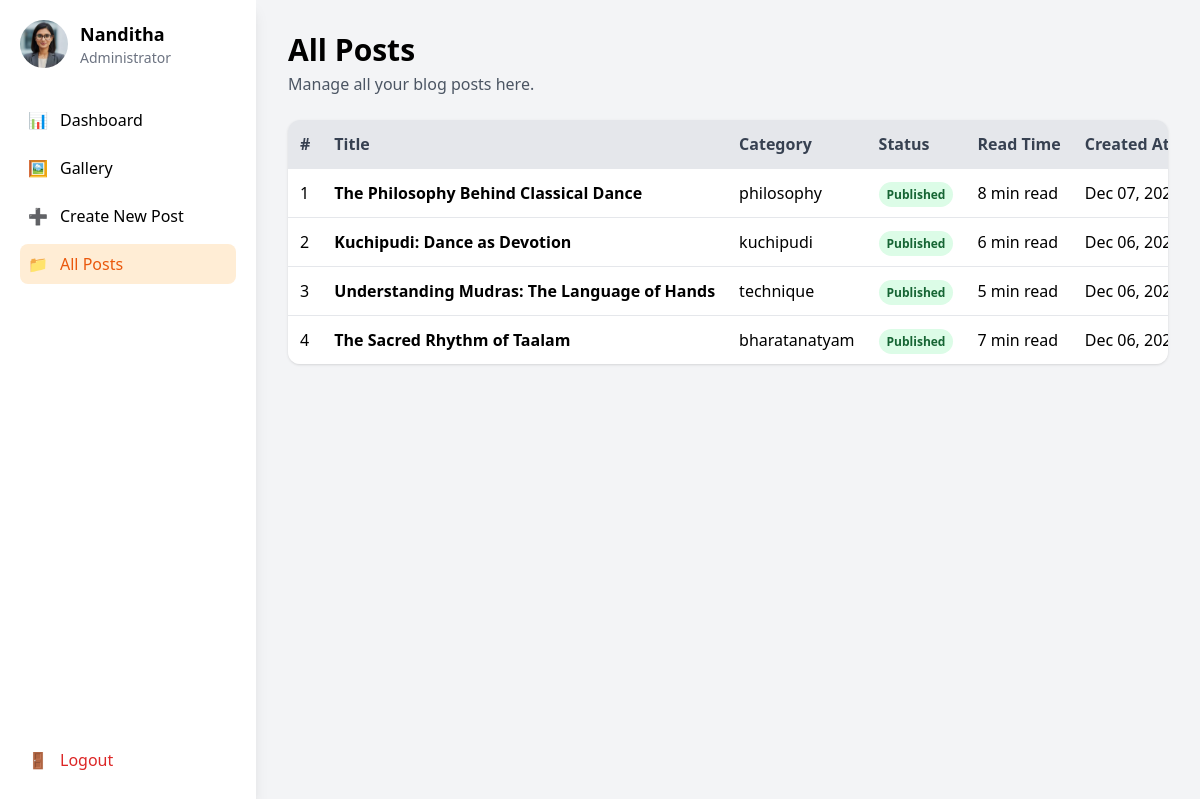
Page /myadmin/all-posts/ (signed in) on the committed database.
### frontend/models.py (models this page shows, shortened)
class Post(models.Model):
    STATUS_CHOICES = [
        ('draft', 'Draft'),
        ('published', 'Published'),
    ]
    title = models.CharField(max_length=255)
    excerpt = models.TextField(null=True, blank=True)
    content = models.TextField(null=True, blank=True)
    category = models.CharField(max_length=100, null=True, blank=True)
    image = models.ImageField(upload_to='blog_images/', null=True, blank=True)
    read_time = models.CharField(max_length=20, null=True, blank=True)
    status = models.CharField(max_length=10, choices=STATUS_CHOICES, default='draft')
    created_at = models.DateTimeField(auto_now_add=True, null=True)
    updated_at = models.DateTimeField(auto_now=True, null=True)

### frontend/views.py (the view)
# urls.py: path('myadmin/all-posts/', views.all_posts, name='all_posts'),
def all_posts(request):
    if not request.session.get('admin_logged_in'):
        return redirect('admin_login')
    posts = Post.objects.all().order_by('-created_at')  # get all posts
    return render(request, "admin/all_posts.html", {'posts': posts})

### frontend/templates/admin/all_posts.html (shortened to what this page needs)
{% load static %}
<!DOCTYPE html>
<html lang="en">
<head>
    <script src="https://cdn.tailwindcss.com"></script>
</head>
<body class="bg-gray-100">
<div class="flex min-h-screen">
    <aside class="w-64 bg-white shadow-lg p-5 flex flex-col justify-between">
        <div>
            <div class="flex items-center space-x-3 mb-8">
                <img src="{% static 'nanditha/photos/dp.jpeg' %}"
                     class="w-12 h-12 rounded-full object-cover">
                <div>
                    <p class="font-semibold text-lg">Nanditha</p>
                    <p class="text-gray-500 text-sm">Administrator</p>
                </div>
            </div>
            <nav class="space-y-2">
                <a href="{% url 'admin_dashboard' %}"
                   class="flex items-center space-x-3 p-2 rounded-lg hover:bg-gray-100">
                    <span>📊</span><span>Dashboard</span>
                </a>
                <a href="{% url 'admin_gallery' %}"
                   class="flex items-center space-x-3 p-2 rounded-lg hover:bg-gray-100">
                    <span>🖼️</span><span>Gallery</span>
                </a>
                <a href="{% url 'create_post' %}"
                   class="flex items-center space-x-3 p-2 rounded-lg hover:bg-gray-100">
                    <span>➕</span><span>Create New Post</span>
                </a>
                <a href="{% url 'all_posts' %}"
                   class="flex items-center space-x-3 p-2 rounded-lg bg-orange-100 text-orange-600 font-medium">
                    <span>📁</span><span>All Posts</span>
                </a>
            </nav>
        </div>
        <form action="{% url 'admin_logout' %}" method="POST">
            <button class="flex items-center space-x-3 p-2 mt-6 w-full
                           hover:bg-red-100 text-red-600 rounded-lg font-medium">
                <span>🚪</span> <span>Logout</span>
            </button>
        </form>
    </aside>
    <main class="flex-1 p-8 overflow-y-auto">
        <h1 class="text-3xl font-bold mb-1">All Posts</h1>
        <p class="text-gray-600 mb-6">Manage all your blog posts here.</p>
        <div class="bg-white shadow rounded-xl overflow-x-auto">
            <table class="w-full text-left min-w-max">
                <thead class="bg-gray-200 text-gray-700">
                    <tr>
                        <th class="p-3">#</th>
                        <th class="p-3">Title</th>
                        <th class="p-3">Category</th>
                        <th class="p-3">Status</th>
                        <th class="p-3">Read Time</th>
                        <th class="p-3">Created At</th>
                    </tr>
                </thead>
                <tbody>
                    {% for post in posts %}
                    <tr class="border-t hover:bg-gray-50 transition">
                        <td class="p-3">{{ forloop.counter }}</td>
                        <td class="p-3 font-semibold">{{ post.title }}</td>
                        <td class="p-3">{{ post.category|default:"-" }}</td>
                        <td class="p-3">
                            {% if post.status == 'published' %}
                                <span class="bg-green-100 text-green-800 px-2 py-1 rounded-full text-xs font-semibold">Published</span>
                            {% else %}
                                <span class="bg-yellow-100 text-yellow-800 px-2 py-1 rounded-full text-xs font-semibold">Draft</span>
                            {% endif %}
                        </td>
                        <td class="p-3">{{ post.read_time|default:"-" }}</td>
                        <td class="p-3">{{ post.created_at|date:"M d, Y" }}</td>
                    </tr>
                    {% empty %}
                    <tr>
                        <td colspan="7" class="p-3 text-center text-gray-500">
                            No posts found.
                        </td>
                    </tr>
                    {% endfor %}
                </tbody>
            </table>
        </div>
    </main>
</div>
</body>
</html>

### rows in the picture
Post: title "The Philosophy Behind Classical Dance", category "philosophy", status "Published", read_time "8 min read", created_at "Dec 07,…"
Post: title "Kuchipudi: Dance as Devotion", category "kuchipudi", status "Published", read_time "6 min read", created_at "Dec 06,…"
Post: title "Understanding Mudras: The Language of Hands", category "technique", status "Published", read_time "5 min read", created_at "Dec 06,…"
Post: title "The Sacred Rhythm of Taalam", category "bharatanatyam", status "Published", read_time "7 min read", created_at "Dec 06,…"
